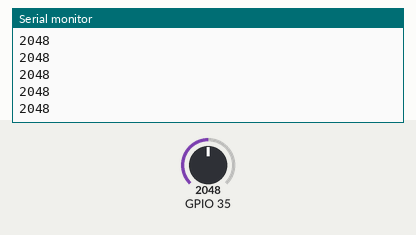
Bench run of a sketch on a simulated ESP32. Shown: the last lines printed to the serial monitor. The inputs (shaded band) are chosen by the test bench; at power-on: GPIO 35 = 2048.

Above: at 1.2 s.
1.3 s: GPIO 35 set to 2866
At 1.31 s:
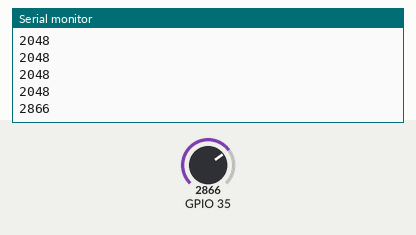
2.8 s: GPIO 35 set to 3603
At 2.81 s:
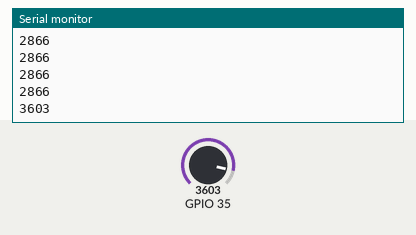
Timing chart, 0 to 5.8 s (numbered marks = the images above; inputs shaded):
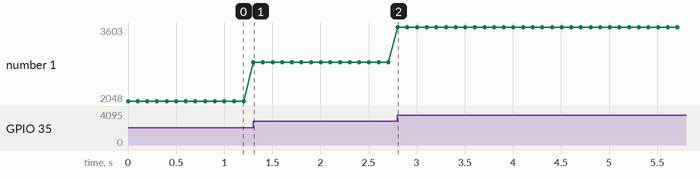

The sketch:

encoder_test.ino
```cpp
// the setup routine runs once when you press reset:
void setup() {
  // initialize serial communication at 9600 bits per second:
  Serial.begin(9600);
  pinMode(17, INPUT);
}

// the loop routine runs over and over again forever:
void loop() {
  // read the input on analog pin 0:
  int sensorValue = analogRead(35);
  // print out the value you read:
  Serial.println(sensorValue);
  delay(100);  // delay in between reads for stability
}
```

Measured:
- after the input at 1.3 s, the serial monitor: prints a new line at once (image 1)
- after the input at 2.8 s, the serial monitor: prints a new line at once (image 2)
- plotted number 1: 2048 → 2866 after the input at 1.3 s, 2866 → 3603 after the input at 2.8 s
